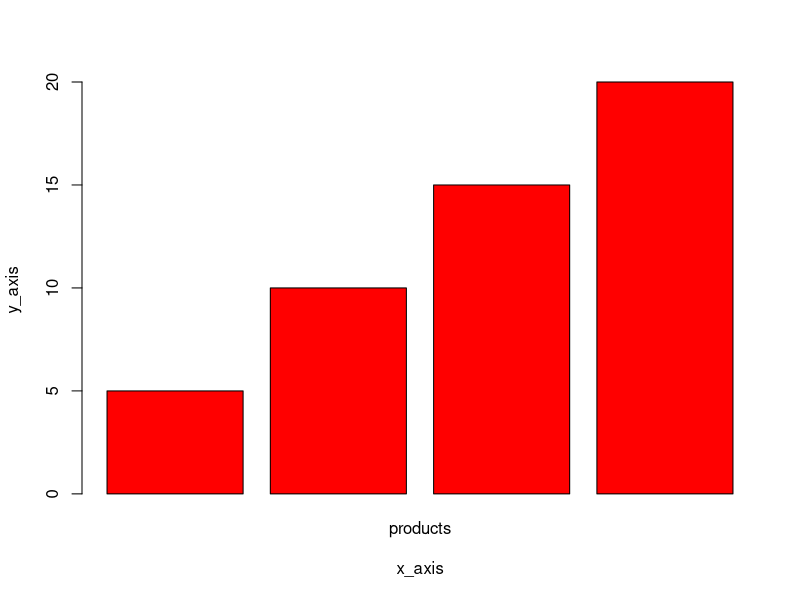

Write the R code that produced this figure.
x   <- c(20, 65, 15, 50) 
y   <- c(5, 10, 15, 20)
barplot(y,names.arg="products",col='red',xlab='x_axis',ylab='y_axis')